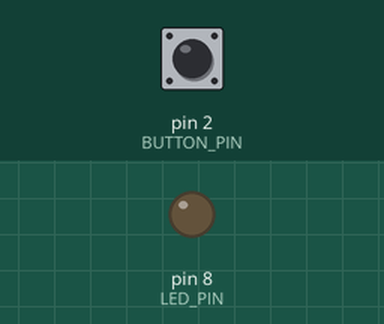
The sketch below on a simulated Arduino Uno, built with avr-gcc and run on an emulated ATmega328P. On the bench: output pins drawn as LEDs (lit = HIGH). Dashed ring = blinking. Inputs (shaded band) come from the test bench; at power-on: pin 2 (BUTTON_PIN) HIGH.

Above: at 1.2 s.
1.3 s: pin 2 (BUTTON_PIN) pulled LOW for 0.15 s
At 2.1 s:
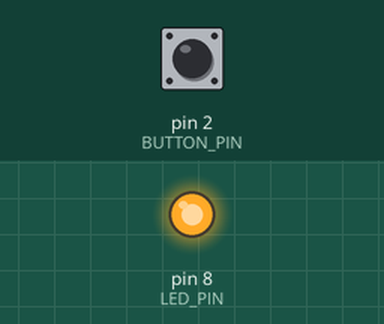
2.9 s: pin 2 (BUTTON_PIN) pulled LOW for 1 s
At 5.7 s:
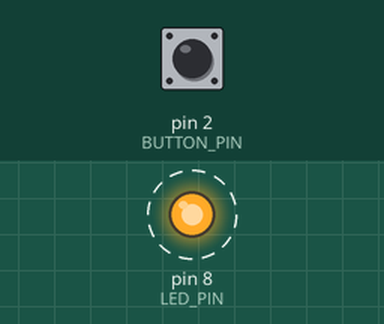
Timing chart, 0 to 12.9 s (numbered marks = the images above; inputs shaded):
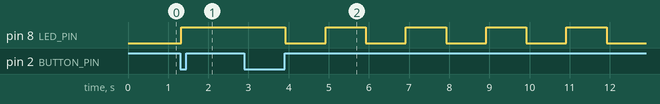

Measured:
- after the input at 1.3 s, pin 8 (LED_PIN): LOW → HIGH at once
- after the input at 2.9 s, pin 8 (LED_PIN): alternates HIGH for 1.0 s and LOW for 1.0 s, starting after 1.0 s

The sketch:

Blink_20251119.ino
```cpp
// ボタンを押したら点滅パターンを変えるやつ　2025/11/20

// ピンの設定
const int LED_PIN = 8;
const int BUTTON_PIN = 2;

// 状態管理用の変数 (0:消灯, 1:点灯, 2:遅い点滅, 3:速い点滅)
int currentMode = 0;

// チャタリング防止用の変数
int lastButtonState = HIGH;

// 点滅制御用の変数 (millis()用)
unsigned long previousMillis = 0;
int blinkState = LOW; // 点滅中のLEDのON/OFF状態

void setup() {
  pinMode(LED_PIN, OUTPUT);
  pinMode(BUTTON_PIN, INPUT_PULLUP);
}

void loop() {
  // 1. ボタンの状態検出
  int currentButtonState = digitalRead(BUTTON_PIN);

  // 「押された瞬間 (HIGH -> LOW)」を検出
  if (currentButtonState == LOW && lastButtonState == HIGH) {

    // ★★ 修正箇所：厳密なチャタリング確認 ★★
    // わずかに待つ（20ms）
    delay(20);

    // 20ms後もまだボタンが押されている（LOW）か再確認する
    if (digitalRead(BUTTON_PIN) == LOW) {

      // 2. モードを次の状態へ進める
      currentMode++;

      // 4番目の状態（値が4）になったら、0（消灯）に戻す
      if (currentMode > 3) {
        currentMode = 0;
      }

      // モード変更時の初期処理と即時反映
      if (currentMode == 0) {
        digitalWrite(LED_PIN, LOW); // モード0: 消灯
      } else if (currentMode == 1) {
        digitalWrite(LED_PIN, HIGH); // モード1: 点灯
      }
    }

    // 最後にlastButtonStateを更新する前に、現在のcurrentButtonStateを読み取る
    // この行を下に移動することで、最後のボタン状態の記録をループの最後で行います

  }

  // 3. モードに応じた処理の実行

  if (currentMode == 2 || currentMode == 3) {
    // 点滅モードの場合のみ、以下のmillis()タイマー処理を実行

    // 現在の点滅間隔を設定
    long blinkInterval;
    if (currentMode == 2) {
      blinkInterval = 1000; // 遅い点滅 (1秒間隔)
    } else { // currentMode == 3
      blinkInterval = 200;  // 速い点滅 (0.2秒間隔)
    }

    // 設定時間以上経過したかチェック
    unsigned long currentMillis = millis();
    if (currentMillis - previousMillis >= blinkInterval) {
      previousMillis = currentMillis; // 時刻をリセット

      // LEDの状態を反転
      if (blinkState == LOW) {
        blinkState = HIGH;
      } else {
        blinkState = LOW;
      }

      // 反転させた状態を出力
      digitalWrite(LED_PIN, blinkState);
    }

  }

  // 4. 状態の更新 (ループの最後で実行)
  // 今回読み取ったボタン状態を、次回のループのために記憶する
  lastButtonState = currentButtonState;
}
```
